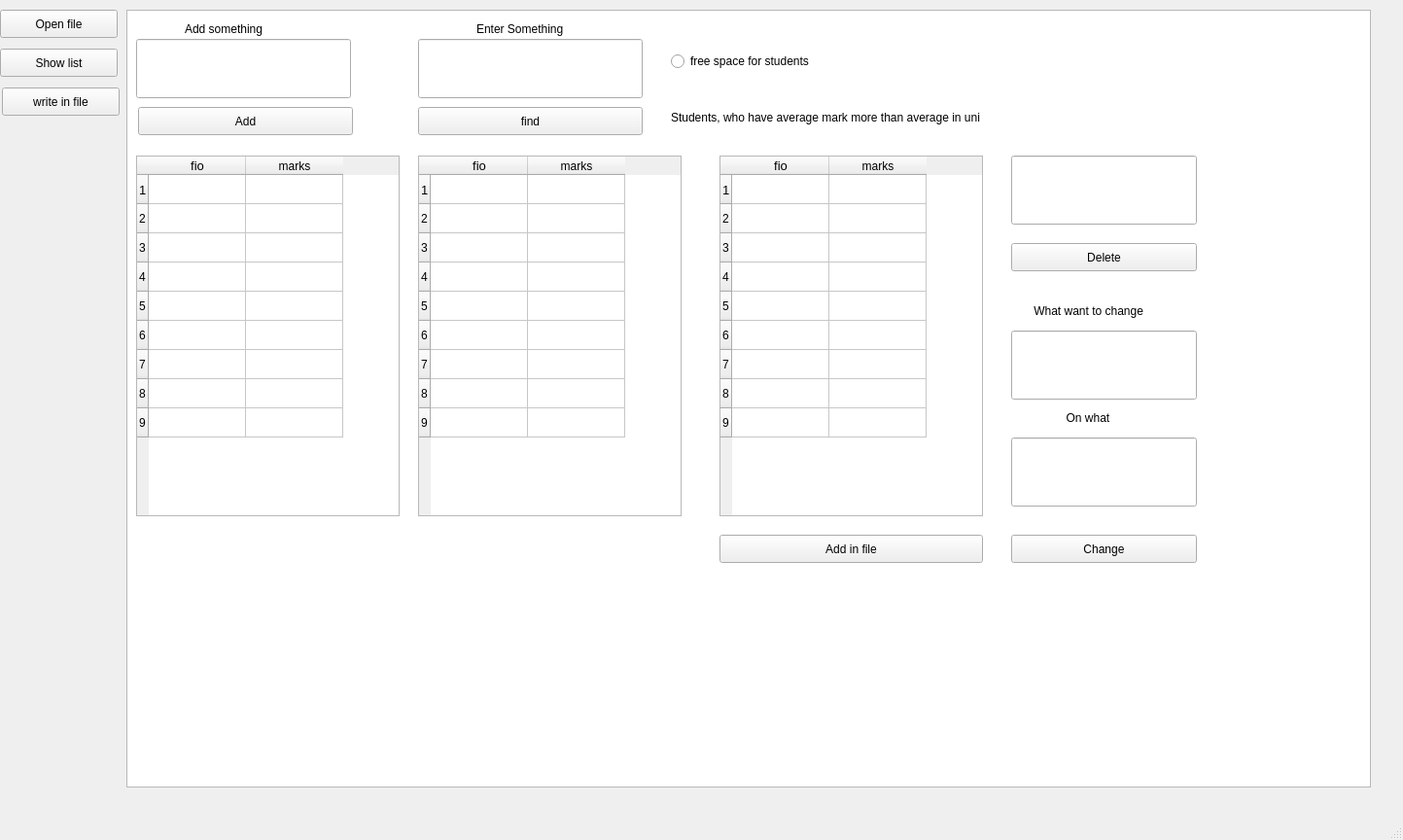
<?xml version="1.0" encoding="UTF-8"?>
<ui version="4.0">
 <class>MainWindow</class>
 <widget class="QMainWindow" name="MainWindow">
  <property name="geometry">
   <rect>
    <x>0</x>
    <y>0</y>
    <width>1443</width>
    <height>864</height>
   </rect>
  </property>
  <property name="windowTitle">
   <string>MainWindow</string>
  </property>
  <widget class="QWidget" name="centralwidget">
   <widget class="QLineEdit" name="lineEdit_5">
    <property name="geometry">
     <rect>
      <x>1040</x>
      <y>450</y>
      <width>191</width>
      <height>71</height>
     </rect>
    </property>
   </widget>
   <widget class="QTableWidget" name="tableWidget">
    <property name="geometry">
     <rect>
      <x>140</x>
      <y>160</y>
      <width>271</width>
      <height>371</height>
     </rect>
    </property>
    <row>
     <property name="text">
      <string>1</string>
     </property>
     <property name="font">
      <font>
       <pointsize>10</pointsize>
      </font>
     </property>
    </row>
    <row>
     <property name="text">
      <string>2</string>
     </property>
    </row>
    <row>
     <property name="text">
      <string>3</string>
     </property>
    </row>
    <row>
     <property name="text">
      <string>4</string>
     </property>
    </row>
    <row>
     <property name="text">
      <string>5</string>
     </property>
    </row>
    <row>
     <property name="text">
      <string>6</string>
     </property>
    </row>
    <row>
     <property name="text">
      <string>7</string>
     </property>
    </row>
    <row>
     <property name="text">
      <string>8</string>
     </property>
    </row>
    <row>
     <property name="text">
      <string>9</string>
     </property>
    </row>
    <column>
     <property name="text">
      <string>fio</string>
     </property>
     <property name="font">
      <font>
       <pointsize>10</pointsize>
      </font>
     </property>
    </column>
    <column>
     <property name="text">
      <string>marks</string>
     </property>
    </column>
   </widget>
   <widget class="QPushButton" name="write_in_file">
    <property name="geometry">
     <rect>
      <x>2</x>
      <y>90</y>
      <width>121</width>
      <height>29</height>
     </rect>
    </property>
    <property name="text">
     <string>write in file</string>
    </property>
   </widget>
   <widget class="QLabel" name="label_3">
    <property name="geometry">
     <rect>
      <x>690</x>
      <y>100</y>
      <width>391</width>
      <height>41</height>
     </rect>
    </property>
    <property name="lineWidth">
     <number>3</number>
    </property>
    <property name="text">
     <string>Students, who have average mark more than average in uni</string>
    </property>
   </widget>
   <widget class="QLineEdit" name="lineEdit_3">
    <property name="geometry">
     <rect>
      <x>1040</x>
      <y>160</y>
      <width>191</width>
      <height>71</height>
     </rect>
    </property>
   </widget>
   <widget class="QRadioButton" name="radioButton">
    <property name="geometry">
     <rect>
      <x>690</x>
      <y>50</y>
      <width>181</width>
      <height>26</height>
     </rect>
    </property>
    <property name="text">
     <string>free space for students</string>
    </property>
   </widget>
   <widget class="QPushButton" name="Add_button">
    <property name="geometry">
     <rect>
      <x>142</x>
      <y>110</y>
      <width>221</width>
      <height>29</height>
     </rect>
    </property>
    <property name="text">
     <string>Add</string>
    </property>
   </widget>
   <widget class="QPushButton" name="find_button">
    <property name="geometry">
     <rect>
      <x>430</x>
      <y>110</y>
      <width>231</width>
      <height>29</height>
     </rect>
    </property>
    <property name="text">
     <string>find</string>
    </property>
   </widget>
   <widget class="QLabel" name="label_2">
    <property name="geometry">
     <rect>
      <x>490</x>
      <y>20</y>
      <width>151</width>
      <height>20</height>
     </rect>
    </property>
    <property name="text">
     <string>Enter Something</string>
    </property>
   </widget>
   <widget class="QPushButton" name="Open_file_button">
    <property name="geometry">
     <rect>
      <x>0</x>
      <y>10</y>
      <width>121</width>
      <height>29</height>
     </rect>
    </property>
    <property name="text">
     <string>Open file</string>
    </property>
   </widget>
   <widget class="QLineEdit" name="lineEdit_4">
    <property name="geometry">
     <rect>
      <x>1040</x>
      <y>340</y>
      <width>191</width>
      <height>71</height>
     </rect>
    </property>
   </widget>
   <widget class="QPushButton" name="Change">
    <property name="geometry">
     <rect>
      <x>1040</x>
      <y>550</y>
      <width>191</width>
      <height>29</height>
     </rect>
    </property>
    <property name="text">
     <string>Change</string>
    </property>
   </widget>
   <widget class="QTableWidget" name="tableWidget_2">
    <property name="geometry">
     <rect>
      <x>430</x>
      <y>160</y>
      <width>271</width>
      <height>371</height>
     </rect>
    </property>
    <row>
     <property name="text">
      <string>1</string>
     </property>
     <property name="font">
      <font>
       <pointsize>10</pointsize>
      </font>
     </property>
    </row>
    <row>
     <property name="text">
      <string>2</string>
     </property>
    </row>
    <row>
     <property name="text">
      <string>3</string>
     </property>
    </row>
    <row>
     <property name="text">
      <string>4</string>
     </property>
    </row>
    <row>
     <property name="text">
      <string>5</string>
     </property>
    </row>
    <row>
     <property name="text">
      <string>6</string>
     </property>
    </row>
    <row>
     <property name="text">
      <string>7</string>
     </property>
    </row>
    <row>
     <property name="text">
      <string>8</string>
     </property>
    </row>
    <row>
     <property name="text">
      <string>9</string>
     </property>
    </row>
    <column>
     <property name="text">
      <string>fio</string>
     </property>
     <property name="font">
      <font>
       <pointsize>10</pointsize>
      </font>
     </property>
    </column>
    <column>
     <property name="text">
      <string>marks</string>
     </property>
    </column>
   </widget>
   <widget class="QPushButton" name="show_list_button">
    <property name="geometry">
     <rect>
      <x>0</x>
      <y>50</y>
      <width>121</width>
      <height>29</height>
     </rect>
    </property>
    <property name="text">
     <string>Show list</string>
    </property>
   </widget>
   <widget class="QLabel" name="label_4">
    <property name="geometry">
     <rect>
      <x>1040</x>
      <y>310</y>
      <width>191</width>
      <height>20</height>
     </rect>
    </property>
    <property name="text">
     <string>       What want to change</string>
    </property>
   </widget>
   <widget class="QPushButton" name="delete_button">
    <property name="geometry">
     <rect>
      <x>1040</x>
      <y>250</y>
      <width>191</width>
      <height>29</height>
     </rect>
    </property>
    <property name="text">
     <string>Delete</string>
    </property>
   </widget>
   <widget class="QLabel" name="label_5">
    <property name="geometry">
     <rect>
      <x>1050</x>
      <y>420</y>
      <width>171</width>
      <height>20</height>
     </rect>
    </property>
    <property name="text">
     <string>              On what</string>
    </property>
   </widget>
   <widget class="QLineEdit" name="lineEdit">
    <property name="geometry">
     <rect>
      <x>140</x>
      <y>40</y>
      <width>221</width>
      <height>61</height>
     </rect>
    </property>
   </widget>
   <widget class="QLineEdit" name="lineEdit_2">
    <property name="geometry">
     <rect>
      <x>430</x>
      <y>40</y>
      <width>231</width>
      <height>61</height>
     </rect>
    </property>
   </widget>
   <widget class="QTableWidget" name="tableWidget_3">
    <property name="geometry">
     <rect>
      <x>740</x>
      <y>160</y>
      <width>271</width>
      <height>371</height>
     </rect>
    </property>
    <row>
     <property name="text">
      <string>1</string>
     </property>
     <property name="font">
      <font>
       <pointsize>10</pointsize>
      </font>
     </property>
    </row>
    <row>
     <property name="text">
      <string>2</string>
     </property>
    </row>
    <row>
     <property name="text">
      <string>3</string>
     </property>
    </row>
    <row>
     <property name="text">
      <string>4</string>
     </property>
    </row>
    <row>
     <property name="text">
      <string>5</string>
     </property>
    </row>
    <row>
     <property name="text">
      <string>6</string>
     </property>
    </row>
    <row>
     <property name="text">
      <string>7</string>
     </property>
    </row>
    <row>
     <property name="text">
      <string>8</string>
     </property>
    </row>
    <row>
     <property name="text">
      <string>9</string>
     </property>
    </row>
    <column>
     <property name="text">
      <string>fio</string>
     </property>
     <property name="font">
      <font>
       <pointsize>10</pointsize>
      </font>
     </property>
    </column>
    <column>
     <property name="text">
      <string>marks</string>
     </property>
    </column>
   </widget>
   <widget class="QPushButton" name="Add_in_file_button">
    <property name="geometry">
     <rect>
      <x>740</x>
      <y>550</y>
      <width>271</width>
      <height>29</height>
     </rect>
    </property>
    <property name="text">
     <string>Add in file</string>
    </property>
   </widget>
   <widget class="QLabel" name="label">
    <property name="geometry">
     <rect>
      <x>190</x>
      <y>20</y>
      <width>111</width>
      <height>20</height>
     </rect>
    </property>
    <property name="text">
     <string>Add something</string>
    </property>
   </widget>
   <widget class="QGraphicsView" name="graphicsView">
    <property name="geometry">
     <rect>
      <x>130</x>
      <y>10</y>
      <width>1280</width>
      <height>800</height>
     </rect>
    </property>
   </widget>
   <zorder>graphicsView</zorder>
   <zorder>lineEdit_5</zorder>
   <zorder>tableWidget</zorder>
   <zorder>write_in_file</zorder>
   <zorder>label_3</zorder>
   <zorder>lineEdit_3</zorder>
   <zorder>radioButton</zorder>
   <zorder>Add_button</zorder>
   <zorder>find_button</zorder>
   <zorder>label_2</zorder>
   <zorder>Open_file_button</zorder>
   <zorder>lineEdit_4</zorder>
   <zorder>Change</zorder>
   <zorder>tableWidget_2</zorder>
   <zorder>show_list_button</zorder>
   <zorder>label_4</zorder>
   <zorder>delete_button</zorder>
   <zorder>label_5</zorder>
   <zorder>lineEdit</zorder>
   <zorder>lineEdit_2</zorder>
   <zorder>tableWidget_3</zorder>
   <zorder>Add_in_file_button</zorder>
   <zorder>label</zorder>
  </widget>
  <widget class="QMenuBar" name="menubar">
   <property name="geometry">
    <rect>
     <x>0</x>
     <y>0</y>
     <width>1443</width>
     <height>17</height>
    </rect>
   </property>
  </widget>
  <widget class="QStatusBar" name="statusbar"/>
 </widget>
 <resources/>
 <connections/>
</ui>
